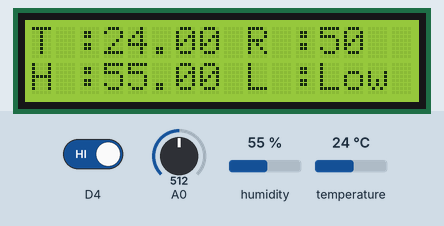
This sketch was run on a simulated ESP8266 (NodeMCU). Shown: 16×2 character LCD. The inputs (shaded band) are chosen by the test bench; at power-on: D4 HIGH, humidity 55 %, A0 = 512, temperature 24 °C. WiFi joins after 1.5 s; servers stay silent unless stated.

Above: at 3.0 s.
3.1 s: D4 driven LOW
At 4.3 s:
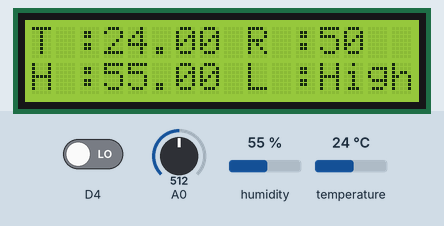
4.6 s: humidity set to 22 %
At 6.7 s:
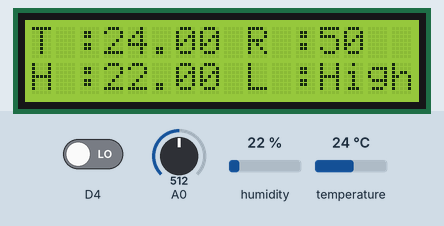
7.5 s: A0 set to 716
At 8.2 s:
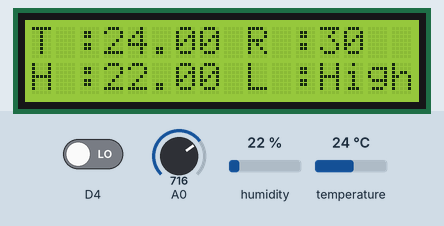
9.0 s: temperature set to 12 °C
At 11.2 s:
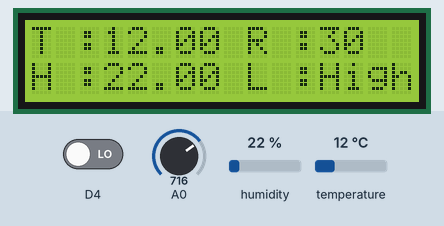
11.5 s: A0 set to 900
At 12.7 s:
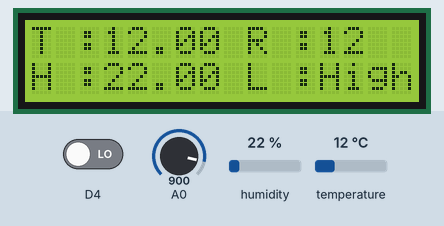
13.0 s: D4 driven HIGH
At 14.0 s:
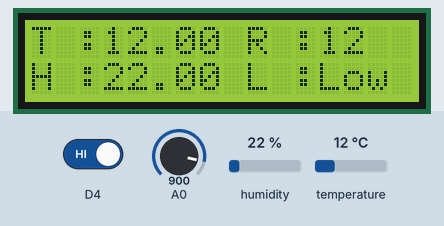
Timing chart, 0 to 15.5 s (numbered marks = the images above; inputs shaded):
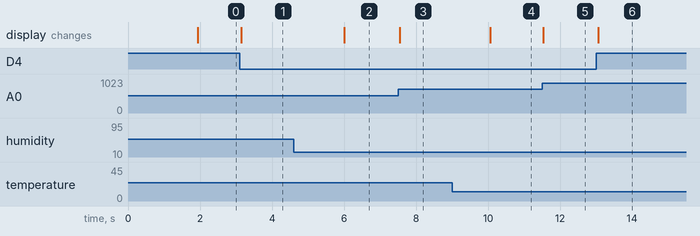

The sketch:

Weather_Control_System.ino
```cpp
#include <LiquidCrystal_I2C.h>
#define BLYNK_PRINT Serial
#include <ESP8266WiFi.h>
#include <BlynkSimpleEsp8266.h>
#include <DHT.h>

LiquidCrystal_I2C lcd(0x3F, 16, 2);

DHT dht(D3, DHT11); //(sensor pin,sensor type)
BlynkTimer timer;

char auth[] = " Your-auth-code"; //Enter the Auth code which was send by Blink
char ssid[] = "your-wifi-ssid";  //Enter your WIFI Name
char pass[] = "your-wifi-password";  //Enter your WIFI Password

void weather() {
  float h = dht.readHumidity();
  float t = dht.readTemperature();
  int r = analogRead(A0);
  bool l = digitalRead(D4);

  r = map(r, 0, 1023, 100, 0);
  if (isnan(h) || isnan(t)) {
    Serial.println("Failed to read from DHT sensor!");
    return;
  }

  Blynk.virtualWrite(V0, t);  //V0 is for Temperature
  Blynk.virtualWrite(V1, h);  //V1 is for Humidity
  Blynk.virtualWrite(V2, r);  //V2 is for Rainfall

  if (l == 0) {
    WidgetLED led1(V3);
    led1.on();
    lcd.setCursor(9, 1);
    lcd.print("L :");
    lcd.print("High");
    lcd.print(" ");
  } else if (l == 1) {
    WidgetLED led1(V3);
    led1.off();
    lcd.setCursor(9, 1);
    lcd.print("L :");
    lcd.print("Low");
    lcd.print(" ");
  }

  lcd.setCursor(0, 0);
  lcd.print("T :");
  lcd.print(t);

  lcd.setCursor(0, 1);
  lcd.print("H :");
  lcd.print(h);

  lcd.setCursor(9, 0);
  lcd.print("R :");
  lcd.print(r);
  lcd.print("  ");

}

void setup() {
  Serial.begin(9600); // See the connection status in Serial Monitor
  lcd.begin();
  lcd.backlight();
  Blynk.begin(auth, ssid, pass);
  dht.begin();
  // Setup a function to be called every second
  timer.setInterval(10L, weather);
}

void loop() {
  Blynk.run(); // Initiates Blynk
  timer.run(); // Initiates SimpleTimer
}
```

Measured:
- after the input at 3.1 s, the display: changes at once (image 1)
- after the input at 4.6 s, the display: changes after 1.4 s (image 2)
- after the input at 7.5 s, the display: changes after 0.05 s (image 3)
- after the input at 9.0 s, the display: changes after 1.1 s (image 4)
- after the input at 11.5 s, the display: changes at once (image 5)
- after the input at 13.0 s, the display: changes after 0.06 s (image 6)
